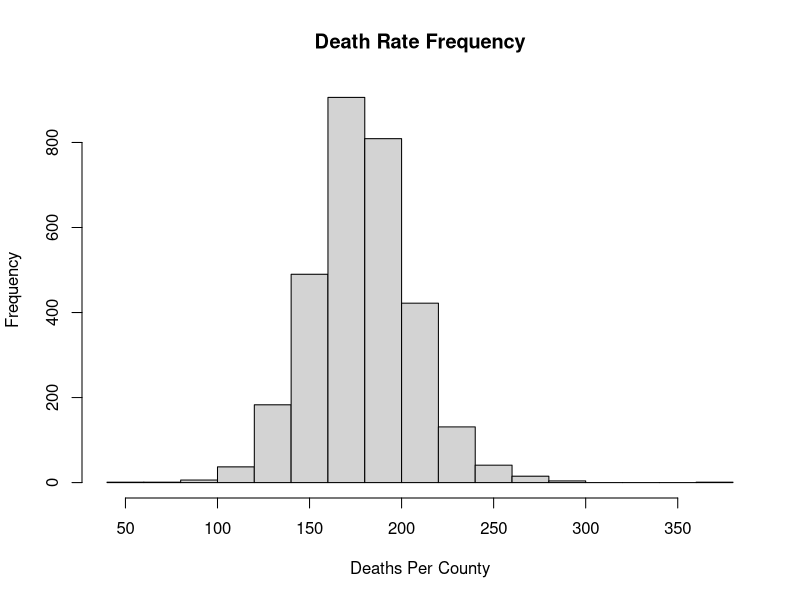
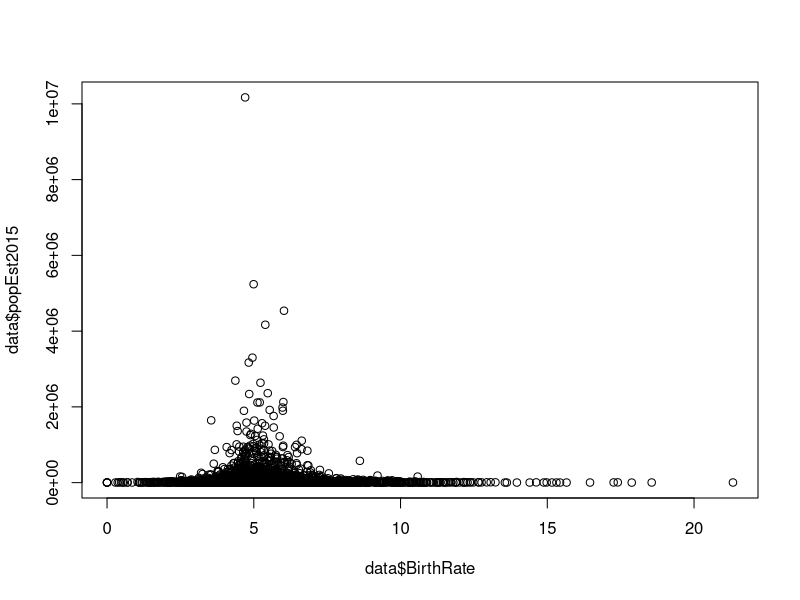
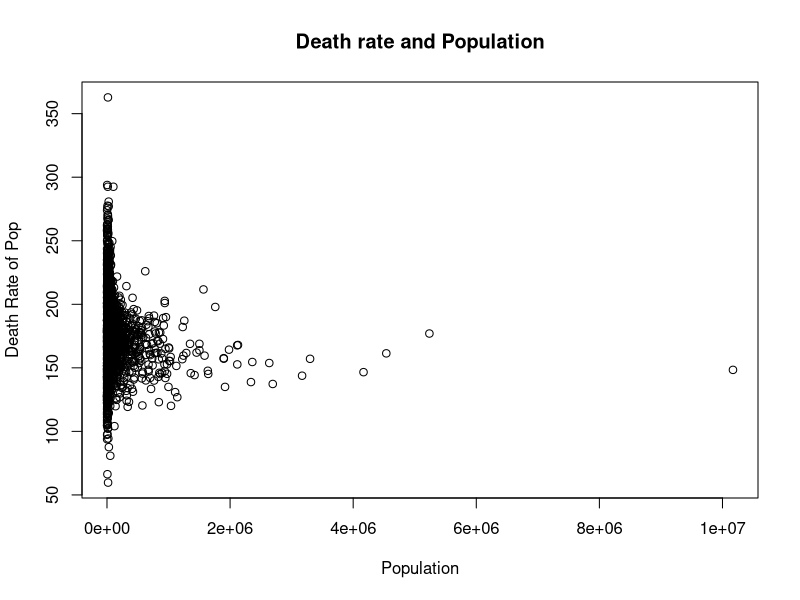
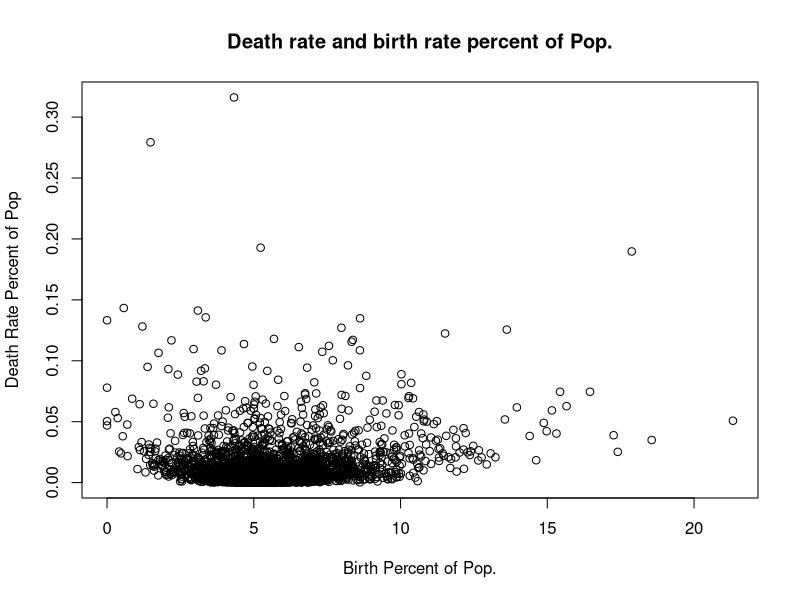
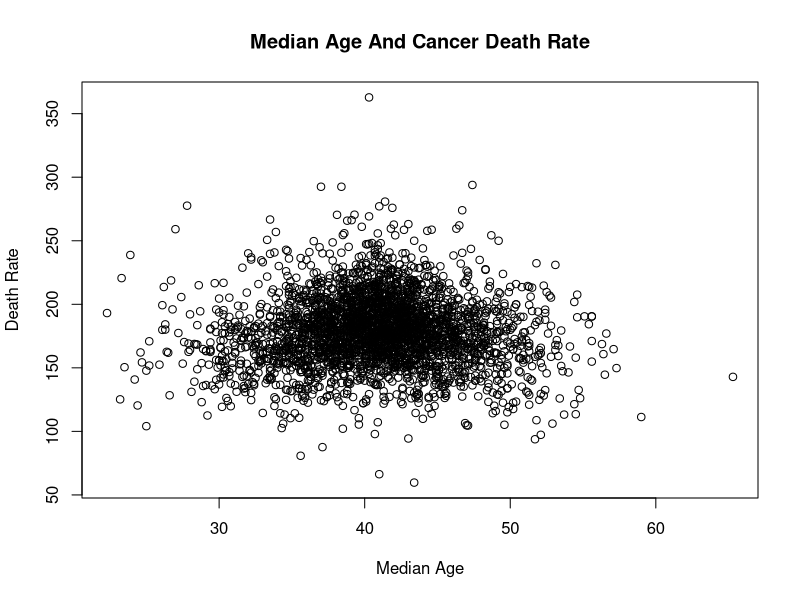
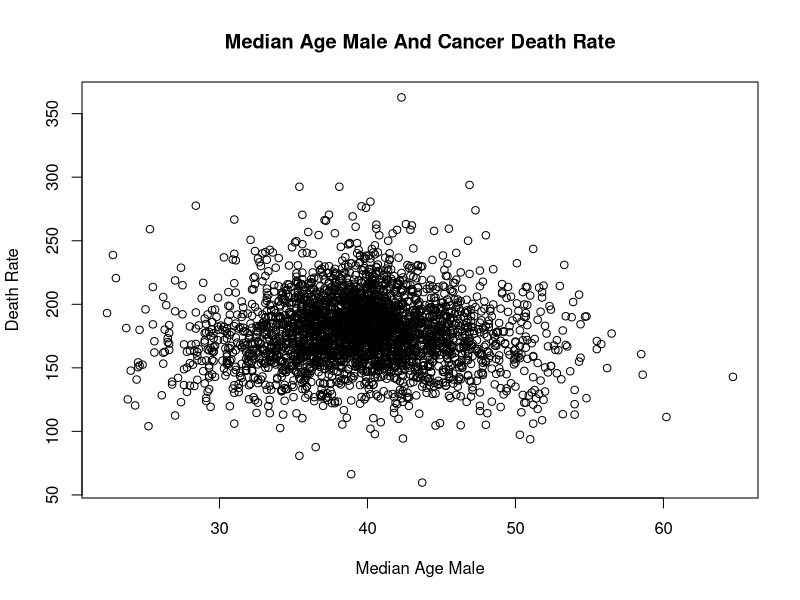
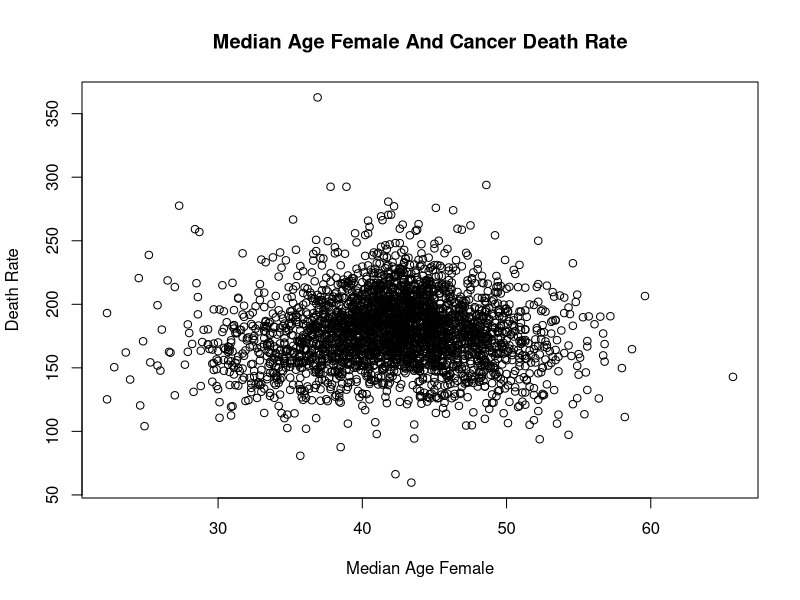
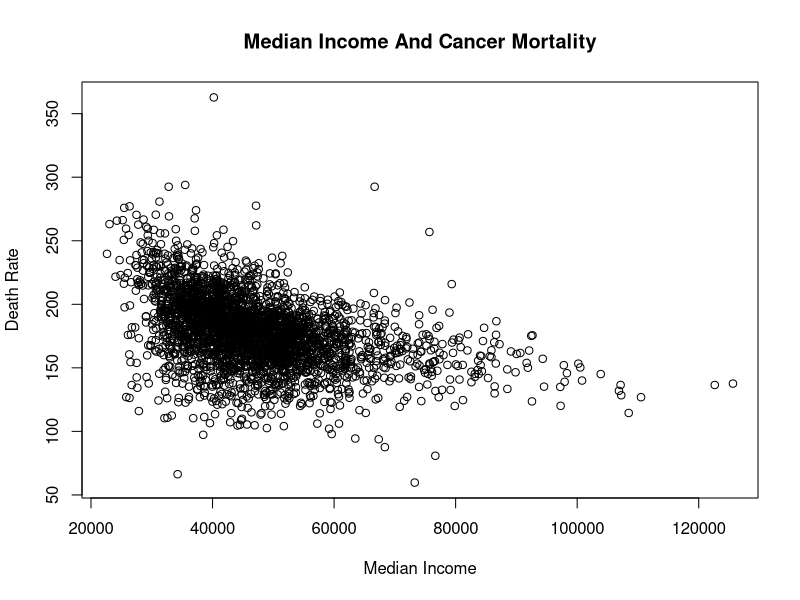

Write the R code that produced these figures, in order.
## ---- chunk 1
knitr::opts_chunk$set(echo = F)
## ---- chunk 2
setwd("~/Desktop/Courses/W203 - Stat for Data Science/Lab_1/MIDS_LAB01")
data = read.csv("cancer.csv")
## ---- chunk 3
colnames(data)
## ---- chunk 4
summary(data$deathRate)
deathPercentOfPopulation = data$deathRate/data$popEst2015
hist(data$deathRate, main = "Death Rate Frequency", xlab = "Deaths Per County")
## ---- chunk 5
plot(data$popEst2015 ~ data$BirthRate)
# Higher population does not correlate with higher birth rate
plot(
  data$deathRate ~ data$popEst2015,
  main = "Death rate and Population",
  xlab = "Population",
  ylab ="Death Rate of Pop"
)
# Higher population does not correlate with high cancer deathrate
plot(
  deathPercentOfPopulation ~ data$BirthRate, 
  main = "Death rate and birth rate percent of Pop.",
  xlab = "Birth Percent of Pop.",
  ylab ="Death Rate Percent of Pop"
)
## ---- chunk 6
reasonable_median_age = subset(data, MedianAge <= 100)
plot(
  reasonable_median_age$deathRate ~ reasonable_median_age$MedianAge,
  main = "Median Age And Cancer Death Rate",
  xlab = "Median Age",
  ylab = "Death Rate"
)

plot(
  reasonable_median_age$deathRate ~ reasonable_median_age$MedianAgeMale,
  main = "Median Age Male And Cancer Death Rate",
  xlab = "Median Age Male",
  ylab = "Death Rate"
)

plot(
  reasonable_median_age$deathRate ~ reasonable_median_age$MedianAgeFemale,
  main = "Median Age Female And Cancer Death Rate",
  xlab = "Median Age Female",
  ylab = "Death Rate"
)
## ---- chunk 7
plot(
  data$deathRate ~ data$medIncome,
  main = "Median Income And Cancer Mortality",
  xlab = "Median Income",
  ylab = "Death Rate"
)
plot(
  data$deathRate ~ data$PctEmployed16_Over,
  main = "Employed 16yrs old or older And Cancer Mortality",
  xlab = "People Employed 16 Years Old or Older",
  ylab = "Death Rate"
)
plot(
  data$deathRate ~ data$povertyPercent,
  main = "People In Poverty And Cancer Mortality",
  xlab = "People In Poverty",
  ylab = "Death Rate"
)
plot(
  data$deathRate ~ data$PctUnemployed16_Over,
  main = "Unemployed 16yrs old or older And Cancer Mortality",
  xlab = "People Unemployed 16 Years Old or Older",
  ylab = "Death Rate"
)
## ---- chunk 8
plot(
  data$deathRate ~ data$PctWhite,
  main = "Percent Race 'White' And Cancer Mortality",
  xlab = "Percent Race 'White'",
  ylab = "Death Rate"
)
plot(
  data$deathRate ~ data$PctBlack,
  main = "Percent Race 'Black' And Cancer Mortality",
  xlab = "Percent Race 'Black'",
  ylab = "Death Rate"
)
plot(
  data$deathRate ~ data$PctAsian,
  main = "Percent Race 'Asian' And Cancer Mortality",
  xlab = "Percent Race 'Asian'",
  ylab = "Death Rate"
)
plot(
  data$deathRate ~ data$PctOtherRace,
  main = "Percent Race 'Other' And Cancer Mortality",
  xlab = "Percent Race 'Other'",
  ylab = "Death Rate"
)
## ---- chunk 9
plot(
  data$deathRate ~ data$PctNoHS18_24,
  main = "Percent No HS Education 18-24 And Cancer Mortality",
  xlab = "Percent No HS Education 18-24",
  ylab = "Death Rate"
)
plot(
  data$deathRate ~ data$PctHS18_24,
  main = "Percent HS Education 18-24 And Cancer Mortality",
  xlab = "Percent HS Education 18-24",
  ylab = "Death Rate"
)
plot(
  data$deathRate ~ data$PctHS25_Over,
  main = "Percent HS Education 25+ And Cancer Mortality",
  xlab = "Percent HS Education 25+",
  ylab = "Death Rate"
)
plot(
  data$deathRate ~ data$PctSomeCol18_24,
  main = "Percent Some College 18-24 And Cancer Mortality",
  xlab = "Percent Some College 18-24",
  ylab = "Death Rate"
)
plot(
  data$deathRate ~ data$PctBachDeg18_24,
  main = "Percent College Grad 18-24 And Cancer Mortality",
  xlab = "Percent College Grad 18-24",
  ylab = "Death Rate"
)
plot(
  data$deathRate ~ data$PctBachDeg25_Over,
  main = "Percent College Grad 25+ And Cancer Mortality",
  xlab = "Percent College Grad 25+",
  ylab = "Death Rate"
)
## ---- chunk 10
plot(
  data$deathRate ~ data$PctPrivateCoverage,
  main = "Percent of Private Insurance And Cancer Mortality",
  xlab = "Percent of Private Insurance",
  ylab = "Death Rate"
)
plot(
  data$deathRate ~ data$PctEmpPrivCoverage,
  main = "Percent of Employer Private Insurance And Cancer Mortality",
  xlab = "Percent of Employer Private Insurance",
  ylab = "Death Rate"
)
plot(
  data$deathRate ~ data$PctEmpPrivCoverage,
  main = "Percent of Public Insurance And Cancer Mortality",
  xlab = "Percent of Public Insurance",
  ylab = "Death Rate"
)
